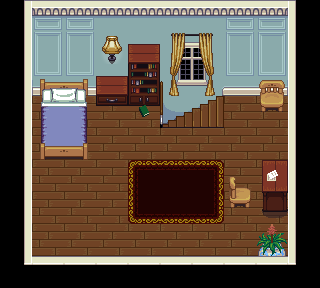

The image is a tile-based game level rendered from a .tmx file. Its description and source (layers, tilesets, objects; grid data summarised) follow:
An orthogonal 10x9 tile map with 32x32 px tiles, 5 tile layers (floor, walls, mass, accessories, ...), 8 tilesets and 7 objects (rachel, chest, static, item, exit).

<map version="1.0" orientation="orthogonal" width="10" height="9" tilewidth="32" tileheight="32">
 <properties>
  <property name="background_color" value="black" />
 </properties>
 <tileset firstgid="1" name="floor" tilewidth="32" tileheight="32">
  <image source="../img/floor.png" width="128" height="96" />
 </tileset>
 <tileset firstgid="13" name="cabinets" tilewidth="32" tileheight="32">
  <image source="../img/cabinets.png" width="192" height="416" />
 </tileset>
 <tileset firstgid="91" name="country" tilewidth="32" tileheight="32">
  <image source="../img/country.png" width="160" height="128" />
 </tileset>
 <tileset firstgid="111" name="inside" tilewidth="32" tileheight="32">
  <image source="../img/inside.png" width="320" height="320" />
 </tileset>
 <tileset firstgid="211" name="stairs" tilewidth="32" tileheight="32">
  <image source="../img/stairs.png" width="256" height="544" />
 </tileset>
 <tileset firstgid="347" name="victoria" tilewidth="32" tileheight="32">
  <image source="../img/victoria.png" width="352" height="160" />
 </tileset>
 <tileset firstgid="402" name="house" tilewidth="32" tileheight="32">
  <image source="../img/house.png" width="320" height="224" />
 </tileset>
 <tileset firstgid="472" name="accessories" tilewidth="32" tileheight="32">
  <image source="../img/accessories.png" width="128" height="128" />
 </tileset>
 <layer name="floor" width="10" height="9">
  <data>[90 cells, 80 non-empty, 16 distinct tile ids]</data>
 </layer>
 <layer name="walls" width="10" height="9">
  <data>[90 cells, 34 non-empty, 18 distinct tile ids]</data>
 </layer>
 <layer name="mass" width="10" height="9">
  <data>[90 cells, 20 non-empty, 19 distinct tile ids]</data>
 </layer>
 <layer name="accessories" width="10" height="9">
  <data>[90 cells, 4 non-empty, 4 distinct tile ids]</data>
 </layer>
 <objectgroup name="objects" width="10" height="9">
  <object name="rachel" x="96" y="96" width="32" height="32">
   <properties>
    <property name="compose" value="[{&quot;name&quot;:&quot;shadow&quot;,&quot;class&quot;:&quot;game.Shadow&quot;,&quot;image&quot;:&quot;char_shadow&quot;,&quot;spritewidth&quot;:18,&quot;spriteheight&quot;:9},{&quot;name&quot;:&quot;rachel&quot;},{&quot;name&quot;:&quot;eyes&quot;,&quot;class&quot;:&quot;game.BlinkingEyes&quot;,&quot;image&quot;:&quot;rachel_eyes&quot;,&quot;spritewidth&quot;:17,&quot;spriteheight&quot;:6,&quot;offsetx&quot;:6,&quot;offsety&quot;:18}]" />
    <property name="image" value="rachel" />
    <property name="spriteheight" value="36" />
    <property name="spritewidth" value="31" />
   </properties>
  </object>
  <object name="chest" x="32" y="160" width="32" height="32">
   <properties>
    <property name="contents" value="{&quot;type&quot;:&quot;coins&quot;,&quot;data&quot;:50}" />
    <property name="image" value="chests" />
    <property name="spriteheight" value="32" />
    <property name="spritewidth" value="32" />
    <property name="which" value="1" />
   </properties>
  </object>
  <object name="static" x="160" y="96" width="64" height="32">
   <properties>
    <property name="image" value="stairs" />
    <property name="offsetx" value="0" />
    <property name="offsety" value="9" />
    <property name="spriteheight" value="32" />
    <property name="spritewidth" value="64" />
   </properties>
  </object>
  <object name="item" x="96" y="67" width="32" height="32">
   <properties>
    <property name="image" value="accessories" />
    <property name="item" value="{&quot;name&quot;:&quot;clock&quot;,&quot;icon&quot;:9,&quot;description&quot;:&quot;Stop! Hammertime.&quot;}" />
    <property name="spriteheight" value="32" />
    <property name="spriteindex" value="9" />
    <property name="spritewidth" value="32" />
   </properties>
  </object>
 </objectgroup>
 <layer name="overlayer" width="10" height="9">
  <data>[90 cells, 2 non-empty, 2 distinct tile ids]</data>
 </layer>
 <objectgroup name="collision" width="10" height="9">
  <object x="32" y="256">
   <polyline points="0,0 0,-96 56,-96 56,-160 128,-160 128,-128 192,-128" />
  </object>
  <object x="160" y="96">
   <polyline points="0,24 48,0 128,0 128,64 104,64 104,96 72,96 72,112 128,112 128,160 -128,160" />
  </object>
  <object name="exit" x="195" y="99" width="24" height="24">
   <properties>
    <property name="dir" value="left" />
    <property name="fade" value="black" />
    <property name="to" value="rachels_house" />
   </properties>
  </object>
 </objectgroup>
</map>
